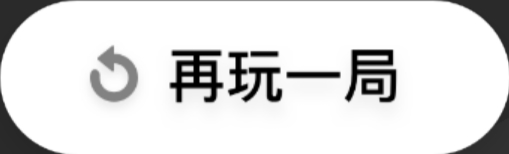
#> input picture basics/project_demo/跳一跳/end.jpg, 509 x 154 px
$ python jump.py
#> lines starting #> are read from the running program, lines starting #| are printed output that depends on the picture
import numpy as np
import random
import time
import cv2
import os


def get_screenshot():
    # 截取手机的屏幕
    os.system('adb shell /system/bin/screencap -p /sdcard/screencap.png')
    # 把模拟器里面的文件或文件夹传到电脑上
    os.system('adb pull /sdcard/screencap.png screencap.png')


# [16 lines left out: function jump, not called in this run]


# 游戏结束的模板图像
temp_end = cv2.imread('end.jpg', 0)
#> temp_end is the input picture: shape (154, 509); min 0, max 255, mean 224.3


def game_over(img):
    """
    模板匹配,检测是否要将程序结束
    """
    # 如果在游戏截图中匹配到带"再玩一局"字样的模板，则循环中止
    res_end = cv2.matchTemplate(img, temp_end, cv2.TM_CCOEFF_NORMED)
    if cv2.minMaxLoc(res_end)[1] > 0.95:
        print('Game over!')
        return True


# 读取小跳棋模板图像
temple = cv2.imread('temple.png', 0)
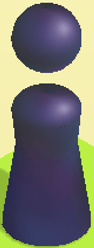
#> input picture basics/project_demo/跳一跳/temple.png, 94 x 248 px
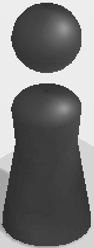
#> temple: shape (248, 94); min 28, max 249, mean 121.2
# 获取小跳棋模板图像的高和宽
th, tw = temple.shape[:2]
#> th = 248; tw = 94


# [38 lines left out: functions get_start, get_end, not called in this run]


# 循环直到游戏失败结束
for i in range(10000):
    # 将安卓手机上的截图移到电脑当前文件夹下
    get_screenshot()
    # 读取截图图像
    img = cv2.imread('screencap.png', 0)

    # 游戏结束
#> (the run stopped early here; a loop or call above may not have finished)
